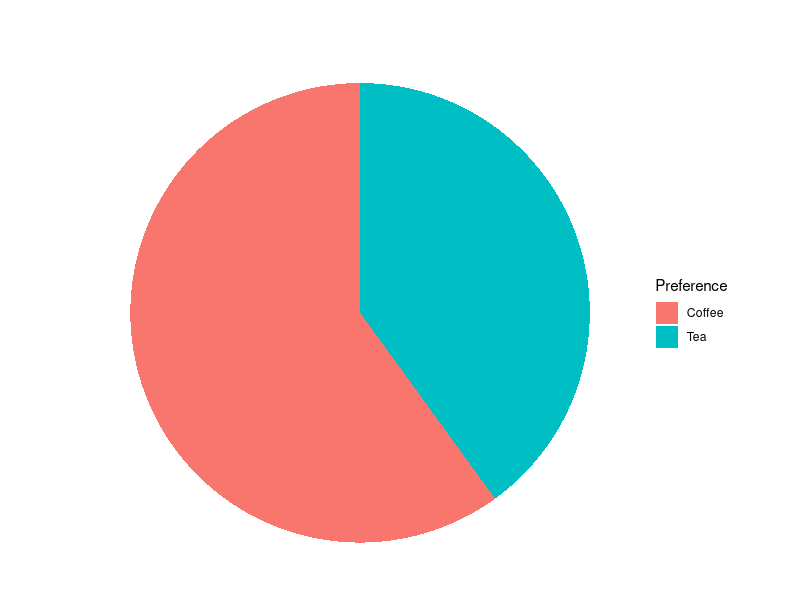
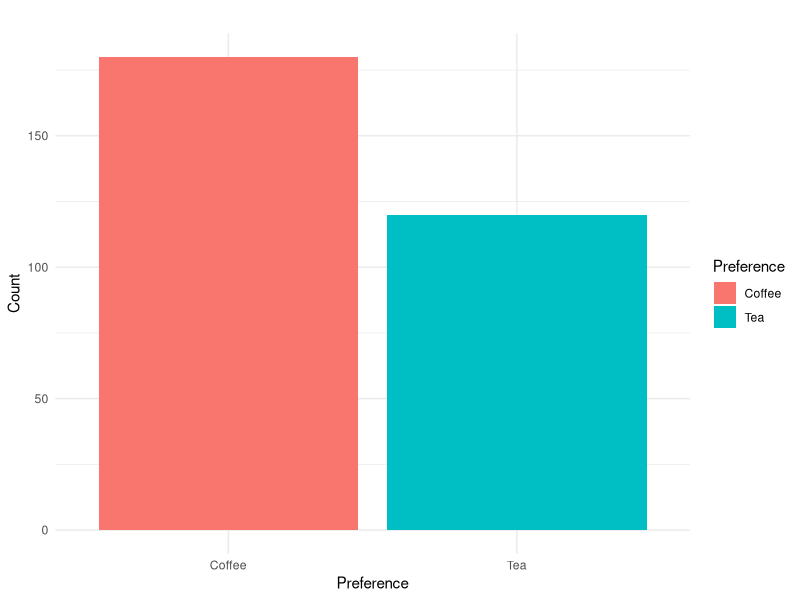
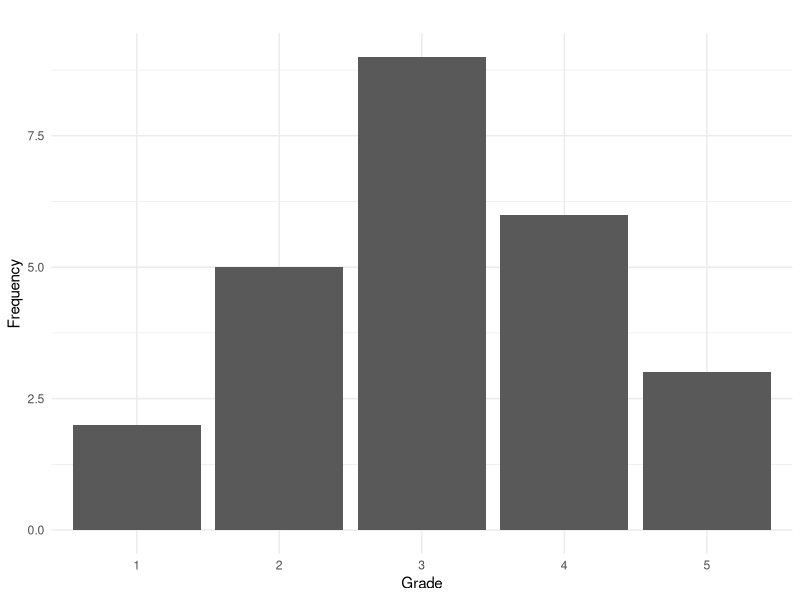
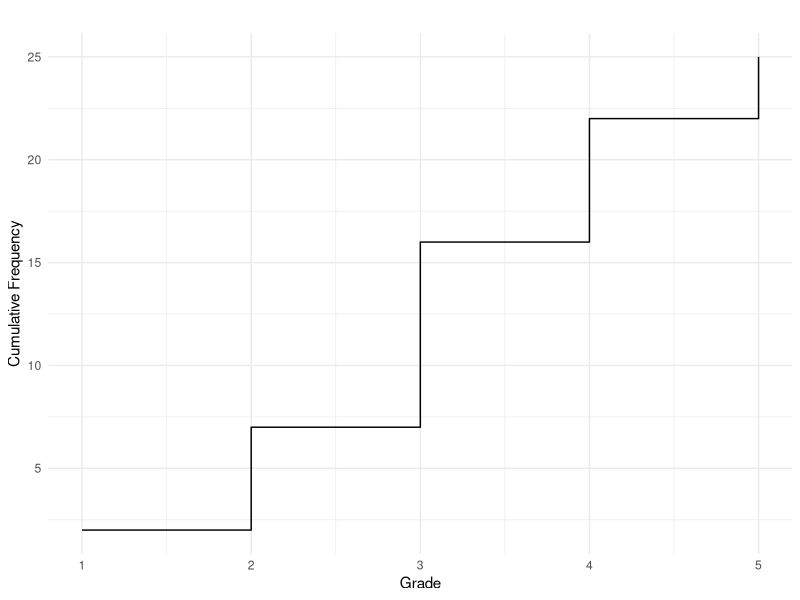
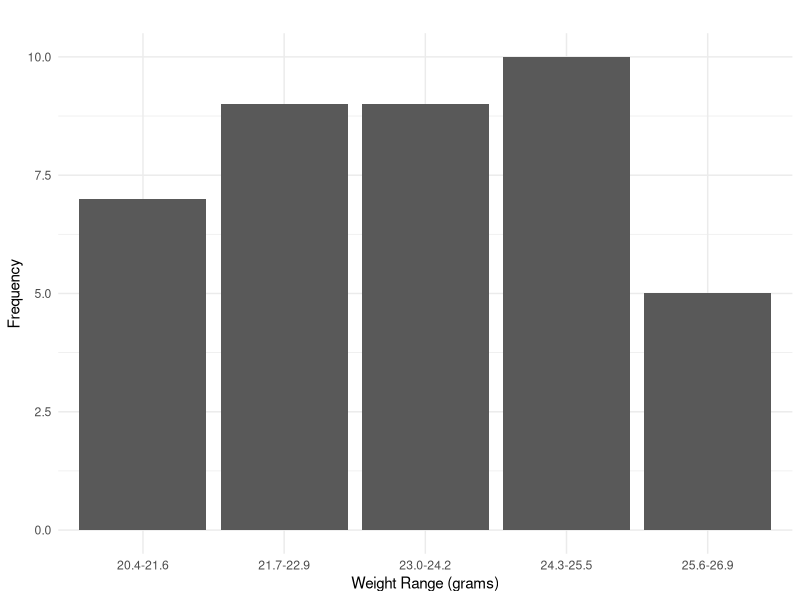
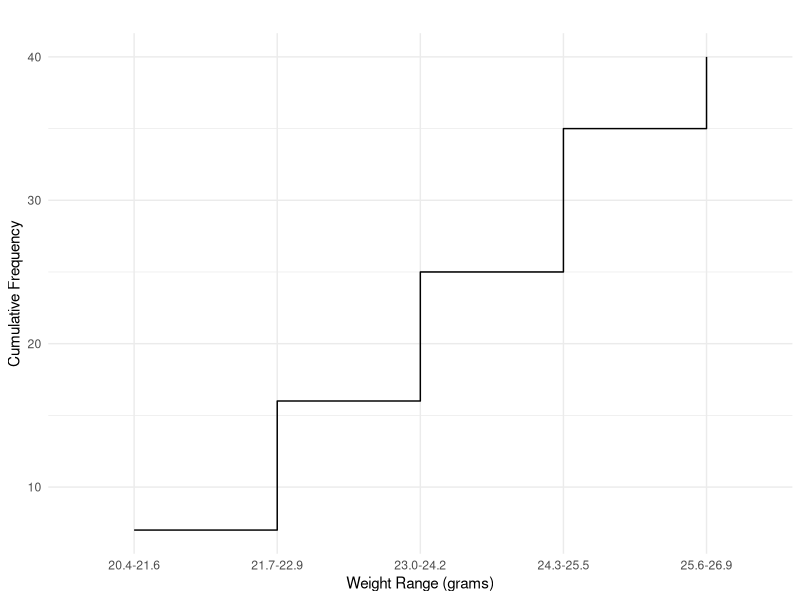

Write R code to recreate these figures, in order.
## ---- chunk 1
#| include: false
#| message: false
library(ggplot2)
library(dplyr)
## ---- chunk 2
#| echo: false
#| message: false
#| fig-height: 3
#| fig-width: 5
#| fig-align: center

pref_data <- data.frame(
  Preference = c("Coffee", "Tea"),
  Count = c(180, 120)
)

pref_data <- pref_data %>%
  mutate(Percentage = Count / sum(Count) * 100)

ggplot(pref_data, aes(x = "", y = Percentage, fill = Preference)) +
  geom_bar(stat = "identity", width = 1) +
  coord_polar(theta = "y") +
  labs(title = " ", fill = "Preference") +
  theme_void()
## ---- chunk 3
#| echo: false
#| message: false
#| fig-height: 3
#| fig-width: 5
#| fig-align: center
 ggplot(pref_data, aes(x = Preference, y = Count, fill = Preference)) +
  geom_bar(stat = "identity") +
  labs(title = " ", x = "Preference", y = "Count") +
  theme_minimal()
## ---- chunk 4
#| echo: false
#| fig-height: 3
#| fig-width: 5
data <- data.frame(
  Grade = factor(c(1, 2, 3, 4, 5)),
  Frequency = c(2, 5, 9, 6, 3)
)

ggplot(data, aes(x = Grade, y = Frequency)) +
  geom_bar(stat = "identity", show.legend = FALSE) +
  labs(title = " ", x = "Grade", y = "Frequency") +
  theme_minimal()
## ---- chunk 5
#| echo: false
#| message: false
data$Cumulative <- cumsum(data$Frequency)

ggplot(data, aes(x = as.numeric(as.character(Grade)), y = Cumulative)) +
  geom_step() +
  labs(title = " ", x = "Grade", y = "Cumulative Frequency") +
  theme_minimal()
## ---- chunk 6
#| echo: false
#| message: false
#| fig-height: 3
#| fig-width: 5
#| fig-align: center
data <- data.frame(
  Weight = factor(c("20.4-21.6", "21.7-22.9", "23.0-24.2", "24.3-25.5", "25.6-26.9"),
                  levels = c("20.4-21.6", "21.7-22.9", "23.0-24.2", "24.3-25.5", "25.6-26.9")),
  Frequency = c(7, 9, 9, 10, 5)
)

ggplot(data, aes(x = Weight, y = Frequency)) +
  geom_bar(stat = "identity", show.legend = FALSE) +
  labs(title = "", x = "Weight Range (grams)", y = "Frequency") +
  theme_minimal()
## ---- chunk 7
#| echo: false
#| message: false
#| fig-height: 3
#| fig-width: 5
#| fig-align: center

data$Cumulative <- cumsum(data$Frequency)

ggplot(data, aes(x = Weight, y = Cumulative, group = 1)) +
  geom_step() +
  labs(title = " ", x = "Weight Range (grams)", y = "Cumulative Frequency") +
  theme_minimal()
